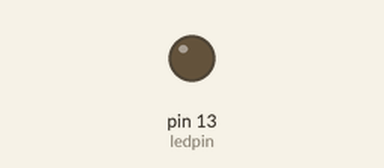
Bench run of a sketch on a simulated Arduino Uno, built with avr-gcc and run on an emulated ATmega328P. Parts: output pins drawn as LEDs (lit = HIGH).

Above: at 0.5 s.
At 2.92 s:
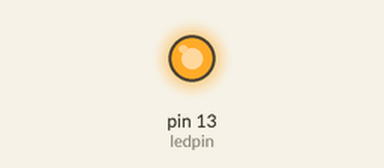
Timing chart, 0 to 3.2 s (numbered marks = the images above):
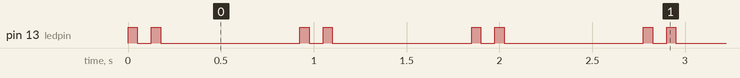

The sketch:

sketch_nov28a.ino
```cpp
int  ledpin=13;
//initilize ledpin to equal pin 13(pin with led)
void setup() {
  // put your setup code here, to run once:
 pinMode(ledpin,OUTPUT);
 //setup the led pin
}

void loop() {
  // put your main code here, to run repeatedly:
  digitalWrite(ledpin,HIGH);
  delay(50);
  //tunr on the led for 50ms
  digitalWrite(ledpin,LOW);
  delay(75);
  //turn off led for 75ms to simulate hear beat
  digitalWrite(ledpin,HIGH);
  delay(50);
  //turn on the led for 50 ms again
  digitalWrite(ledpin,LOW);
  delay(750);
  //turn off led for 750ms to simulate pause before next pulse
}
```

Measured:
- by itself, pin 13 (ledpin): repeats every 0.93 s: LOW 0.08 s, HIGH 0.05 s, LOW 0.75 s, HIGH 0.05 s
- by itself, everything shown: repeats every 0.93 s, in 4 steps
